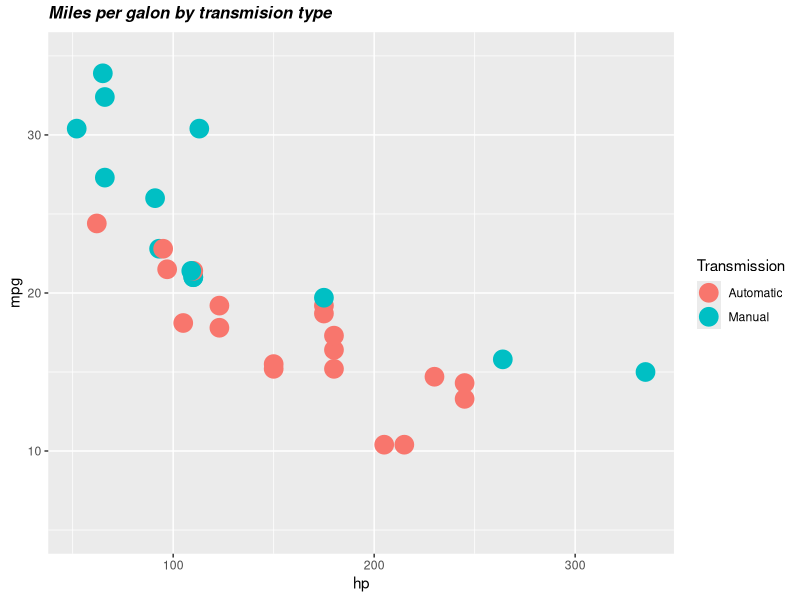
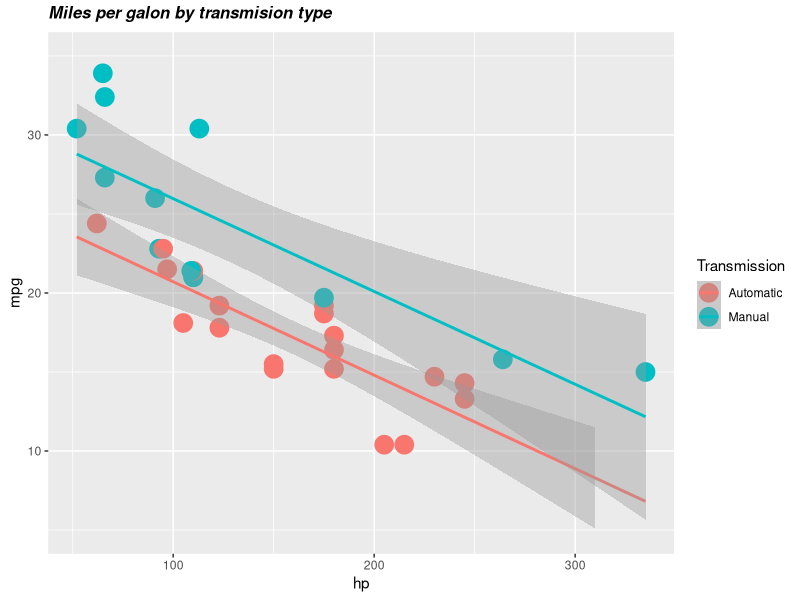

The R source for these figures, in order:
## ---- chunk 1
require(ggplot2)
data<-mtcars
data$am<-factor(mtcars$am)      

p<-ggplot(data,aes_string(x="hp",y="mpg",color="am")) + 
            geom_point(size=6) +
            labs(title="Miles per galon by transmision type")+
            scale_y_continuous(limits=c(5, 35))+
            theme(plot.title=element_text(vjust=1.5,face="bold.italic",size=12),strip.text=element_text(size=12))+
            scale_color_discrete(name="Transmission",breaks=c(0,1),labels=c("Automatic", "Manual"))

p


## ---- chunk 2
require(ggplot2)
data<-mtcars
data$am<-factor(mtcars$am)      

p<-ggplot(data,aes_string(x="hp",y="mpg",color="am")) + 
            geom_point(size=6) +
            labs(title="Miles per galon by transmision type")+
            scale_y_continuous(limits=c(5, 35))+
            theme(plot.title=element_text(vjust=1.5,face="bold.italic",size=12),strip.text=element_text(size=12))+
            scale_color_discrete(name="Transmission",breaks=c(0,1),labels=c("Automatic", "Manual"))
p <- p + stat_smooth(method="lm",level=0.95,fullrange=TRUE)

p


